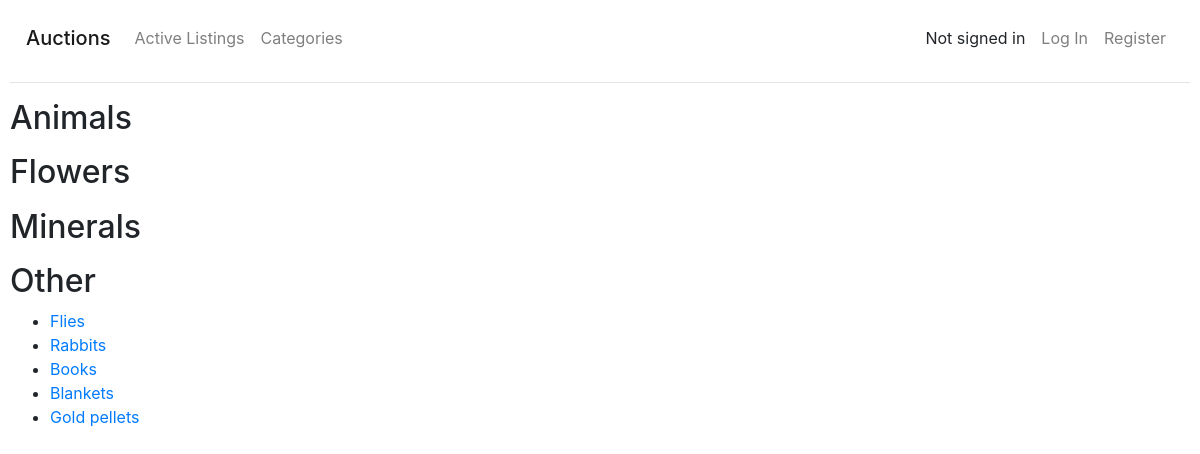
The page /categories on the database as committed earlier.
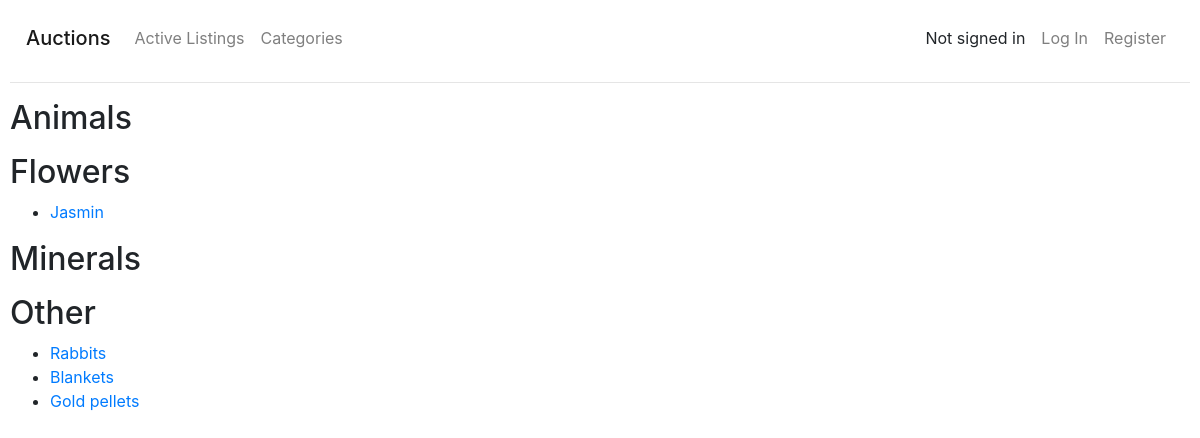
The same page on the database as committed later.
### auctions/models.py (models this page shows, shortened)
class Category(models.Model):
    category = models.CharField(max_length=32)
    def __str__(self):
        return self.category

class Listing(models.Model):
    user = models.ForeignKey(User, on_delete=models.CASCADE, related_name='listings')
    category = models.ForeignKey(Category, on_delete=models.CASCADE, related_name='listings', default=1)
    title = models.CharField(max_length=32)
    description = models.CharField(max_length=640, blank=True)
    image_url = models.URLField(max_length=200, blank=True)
    start_bid = models.DecimalField(max_digits=7, decimal_places=2)
    current_price = models.DecimalField(max_digits=7, decimal_places=2)
    closed = models.BooleanField(default=False)

### auctions/views.py (the view)
# urls.py: path('categories', views.categories, name='categories'),
def categories(request):
    return render(request, 'auctions/categories.html', {
        'categories': Category.objects.all().order_by('category'),
    })

### auctions/templates/auctions/categories.html
{% extends "auctions/layout.html" %}
{% block body %}
{% for category in categories %}
<h2>{{ category }}</h2>
<ul>
  {% for listing in category.listings.all %}
  {% if not listing.closed %}
  <li><a href="{% url 'item' listing.id %}">{{ listing.title }}</a></li>
  {% endif %}
  {% endfor %}
</ul>
{% endfor %}
{% endblock %}

### auctions/templates/auctions/layout.html (shortened to what this page needs)
{% load static %}
<!DOCTYPE html>
<html lang="en">
<head>
    <link rel="stylesheet" href="https://cdn.jsdelivr.net/npm/bootstrap@4.6.0/dist/css/bootstrap.min.css"
>
    <link href="{% static 'auctions/styles.css' %}" rel="stylesheet">
</head>
<body>
    <nav class="navbar navbar-expand-md navbar-light">
        <span class="navbar-brand mb-0 h1">Auctions</span>
        <div class="collapse navbar-collapse justify-content-between" id="navbarToggle">
            <div class="navbar-nav">
                <a class="nav-link" href="{% url 'index' %}">Active Listings</a>
                <a class="nav-link" href="{% url 'categories' %}">Categories</a>
            </div>
            <div class="navbar-nav">
                {% if user.is_authenticated %}
                <span class="nav-item p-2">Signed in as <strong>{{ user.username }}</strong></span>
                <a class="nav-link" href="{% url 'add' %}">Add Listing</a>
                <a class="nav-link" href="{% url 'portfolio' %}">My Portfolio</a>
                <a class="nav-link" href="{% url 'logout' %}?next={{request.path}}">Log Out</a>
                {% else %}
                <span class="nav-item p-2">Not signed in</span>
                <a class="nav-link" href="{% url 'login' %}?next={{request.path}}">Log In</a>
                <a class="nav-link" href="{% url 'register' %}">Register</a>
                {% endif %}
            </div>
        </div>
    </nav>
    <hr>
    {% block body %}
    {% endblock %}
</body>
</html>

### auctions/static/auctions/styles.css (style rules this page uses)
body { padding: 10px; }

Rows that differ between the two databases and show on the page:
changed Category "Flowers": gains Listing (title "Jasmin")
changed Category "Other": loses Listing (title "Flies"); loses Listing (title "Books")
